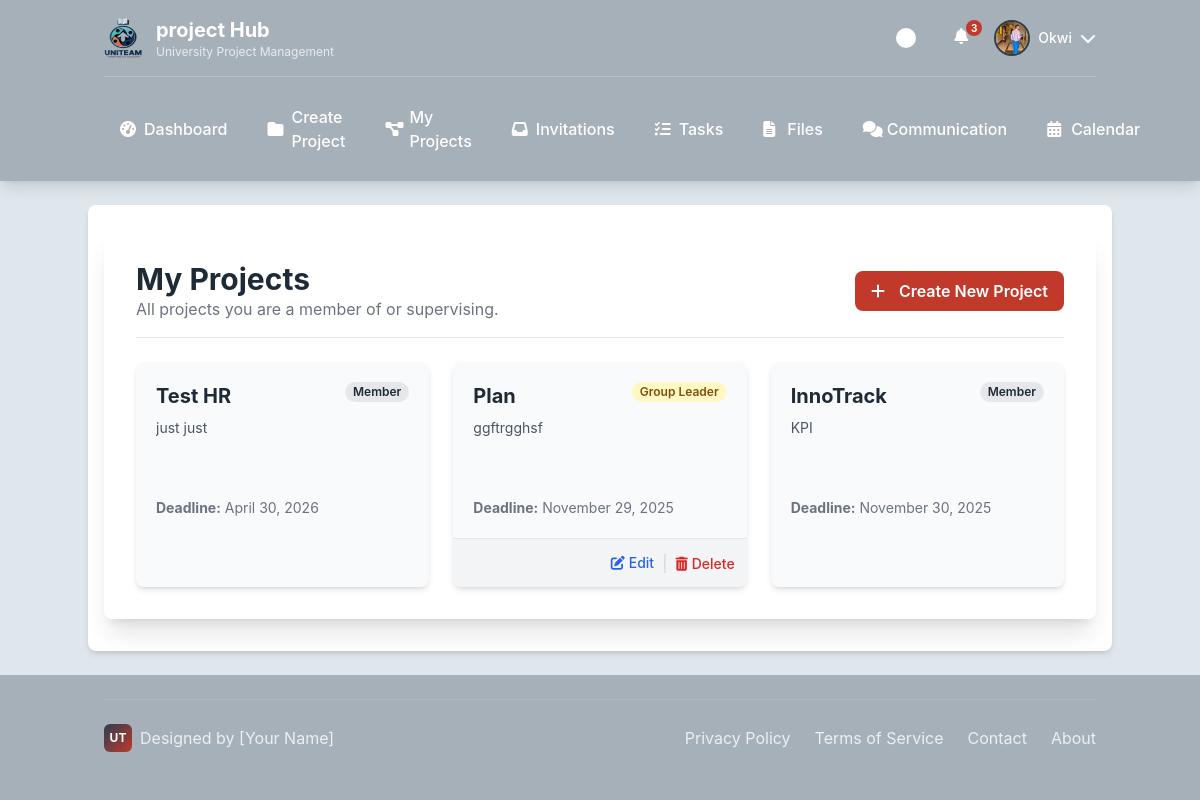
The app's page /projects/my-projects/ (signed in) with its own data.
### users/models.py (models this page shows)
class CustomUser(AbstractUser):
    class Role(models.TextChoices):
        ADMIN = "ADMIN", "Admin"
        LECTURER = "LECTURER", "Lecturer"
        STUDENT = "STUDENT", "Student"
    role = models.CharField(max_length=50, choices=Role.choices)
    avatar = models.ImageField(upload_to='avatars/', null=True, blank=True)
    is_approved = models.BooleanField(default=True)
    phone_number = models.CharField(max_length=20, blank=True)
    def get_full_name(self):
        return f"{self.first_name} {self.last_name}"

### projects/models.py (models this page shows, shortened)
class Project(models.Model):
    class LifecycleStatus(models.TextChoices):
        DRAFT = 'DRAFT', 'Draft'
        ACTIVE = 'ACTIVE', 'Active'
        SUBMITTED = 'SUBMITTED', 'Submitted'
        ARCHIVED = 'ARCHIVED', 'Archived'
    title = models.CharField(max_length=200)
    description = models.TextField()
    course_code = models.CharField(max_length=20, blank=True)
    deadline = models.DateField()
    lifecycle_status = models.CharField(
        max_length=20,
        choices=LifecycleStatus.choices,
        default=LifecycleStatus.ACTIVE,
    )
    supervisor = models.ForeignKey(
        settings.AUTH_USER_MODEL,
        on_delete=models.SET_NULL, null=True, blank=True,
        limit_choices_to={'role': 'LECTURER'}, related_name='supervised_projects'
    )
    template_used = models.ForeignKey(ProjectTemplate, on_delete=models.SET_NULL, null=True, blank=True)
    created_at = models.DateTimeField(auto_now_add=True)
    updated_at = models.DateTimeField(auto_now=True)
    class Meta:
        ordering = ['deadline', '-created_at']

### projects/views.py (the view)
# urls.py: path('my-projects/', views.my_projects_view, name='my_projects'),
@login_required
def my_projects_view(request):
    if request.user.role == CustomUser.Role.LECTURER:
        template_name = 'projects/my_projects_lecturer.html'
    else: # Default to student
        template_name = 'projects/my_projects_student.html'
    member_of_projects = Project.objects.filter(team__members=request.user)
    supervised_projects = Project.objects.filter(supervisor=request.user)
    all_projects_qs = (member_of_projects | supervised_projects).distinct().order_by('-created_at')
    projects_with_roles = all_projects_qs.annotate(
        user_role_in_project=Case(
            When(supervisor=request.user, then=Value('Supervisor')),
            When(team__teammembership__user=request.user, team__teammembership__role='LEADER', then=Value('Group Leader')),
            When(team__teammembership__user=request.user, team__teammembership__role='CO_LEADER', then=Value('Co-Leader')),
            When(team__teammembership__user=request.user, team__teammembership__role='MEMBER', then=Value('Member')),
            default=Value(''),
            output_field=models.CharField(),
        )
    )
    context = {
        'projects': projects_with_roles,
    }
    return render(request, template_name, context)

### templates/projects/my_projects_student.html (shortened to what this page needs)
{% extends "base/base_student.html" %}
{% load static %}
{% block content %}
<div class="surface shadow-xl rounded-lg p-6 md:p-8">
    <div class="flex flex-col sm:flex-row justify-between sm:items-center mb-6 border-b pb-4 gap-4">
        <div>
            <h1 class="text-3xl font-bold">My Projects</h1>
            <p class="text-gray-500">All projects you are a member of or supervising.</p>
        </div>
        <a href="{% url 'create_project' %}" class="btn btn-primary text-white font-semibold py-2 px-4 rounded-lg w-full sm:w-auto text-center">
            <i class="fas fa-plus mr-2"></i>Create New Project
        </a>
    </div>
    <div class="grid grid-cols-1 md:grid-cols-2 lg:grid-cols-3 gap-6">
        {% for project in projects %}
        <div class="card flex flex-col bg-gray-50 dark:bg-gray-700 rounded-lg shadow-md overflow-hidden transition-transform hover:transform hover:-translate-y-1">
            <a href="{% url 'project_dashboard' project.id %}" class="flex-grow p-5">
                <div class="flex justify-between items-start">
                    <h3 class="text-xl font-bold mb-2">{{ project.title }}</h3>
                    <span class="text-xs font-semibold rounded-full px-2 py-0.5
                        {% if project.user_role_in_project == 'Group Leader' %} bg-yellow-100 text-yellow-800
                        {% elif project.user_role_in_project == 'Supervisor' %} bg-blue-100 text-blue-800
                        {% else %} bg-gray-200 text-gray-800 {% endif %}">
                        {{ project.user_role_in_project }}
                    </span>
                </div>
                <p class="text-sm text-gray-600 dark:text-gray-300 mb-4 h-16 overflow-hidden">
                    {{ project.description|truncatewords:20 }}
                </p>
                <div class="text-sm text-gray-500">
                    <strong>Deadline:</strong> {{ project.deadline|date:"F j, Y" }}
                </div>
            </a>
            {% if project.user_role_in_project == 'Group Leader' %}
            <div class="bg-gray-100 dark:bg-gray-800 p-3 border-t flex justify-end items-center space-x-2">
                <a href="{% url 'edit_project' project.id %}" class="text-blue-600 hover:text-blue-800 text-sm font-medium">
                    <i class="fas fa-edit mr-1"></i>Edit
                </a>
                <span class="text-gray-300">|</span>
                <form action="{% url 'delete_project' project.id %}" method="post" onsubmit="return confirm('Are you sure you want to permanently delete this project? This cannot be undone.');">
                    <button type="submit" class="text-red-600 hover:text-red-800 text-sm font-medium">
                        <i class="fas fa-trash-alt mr-1"></i>Delete
                    </button>
                </form>
            </div>
            {% endif %}
        </div>
        {% empty %}
        <div class="col-span-1 md:col-span-2 lg:col-span-3 text-center py-12">
            <p class="text-gray-500">You are not part of any projects yet.</p>
            <a href="{% url 'create_project' %}" class="mt-4 inline-block btn btn-primary text-white font-semibold py-2 px-4 rounded-lg">Create your first project</a>
        </div>
        {% endfor %}
    </div>
</div>
{% endblock %}

### templates/base/base_student.html (shortened to what this page needs)
<!DOCTYPE html>
{% load static %}
<html lang="en">
<head>
    <script src="https://cdn.tailwindcss.com"></script>
    <link rel="stylesheet" href="https://cdnjs.cloudflare.com/ajax/libs/font-awesome/6.4.0/css/all.min.css">
    <link rel="stylesheet" href="{% static 'css/student_base.css' %}">
</head>
<body class="min-h-screen flex flex-col">
    <header class="header-bg text-white shadow-lg">
        <div class="container mx-auto px-4 py-4">
            <div class="flex justify-between items-center">
                <div class="logo-container">
                    <img src="{% static 'images/logo/uniteam_logo (1).png'%}" alt="UniTeam Logo" class="w-10 h-10 rounded-lg" onerror="this.style.display='none'; this.nextElementSibling.style.display='flex';">
                    <div>
                        <h1 class="text-xl font-bold">project Hub</h1>
                        <p class="text-xs opacity-75">University Project Management</p>
                    </div>
                </div>
                <div class="flex items-center space-x-4">
                    <div class="theme-toggle" id="themeToggle" title="Toggle Theme"></div>
                    {% if user.is_authenticated %}
                        <div class="relative cursor-pointer" id="notificationButton" title="Notifications">
                            <i class="fa-solid fa-bell w-6 h-6 text-white hover:text-accent-1 transition-colors"></i>
                            <span class="notification-badge">3</span>
                        </div>
                        <div class="profile-dropdown">
                            <div class="flex items-center gap-2 cursor-pointer" id="profileButton">
                                {% if user.avatar %}
                                    <img src="{{ user.avatar.url }}" alt="{{ user.username }}'s Avatar" class="profile-avatar object-cover">
                                {% else %}
                                    <div class="profile-avatar bg-accent-1 flex items-center justify-center text-white font-bold">
                                        {{ user.first_name.0|default:user.username.0|upper }}
                                    </div>
                                {% endif %}
                                <span class="hidden md:block text-sm font-medium">{{ user.first_name|default:user.username }}</span>
                                <i class="fa-solid fa-chevron-down w-4 h-4 transition-transform" id="profileArrow"></i>
                            </div>
                        </div>
                    {% else %}
                        <div class="flex items-center space-x-3">
                            <a href="#" class="btn btn-secondary">LOGIN</a>
                            <a href="#" class="btn btn-primary">REGISTER</a>
                        </div>
                    {% endif %}
                </div>
            </div>
            {% if user.is_authenticated %}
            <nav class="hidden md:block mt-4 pt-4 border-t border-white border-opacity-20">
                <div class="flex space-x-2">
                    <a href="{% url 'student_dashboard' %}" class="nav-link {% if request.resolver_match.url_name == 'dashboard' %}active{% endif %}">
                        <i class="fa-solid fa-gauge-high w-4 h-4"></i>
                        Dashboard
                    </a>
                    <a href="{% url 'create_project' %}" class="nav-link {% if request.resolver_match.url_name == 'projects' %}active{% endif %}">
                        <i class="fa-solid fa-folder w-4 h-4"></i>
                        Create Project
                    </a>
                    <a href="{% url 'my_projects' %}" class="nav-link {% if request.resolver_match.url_name == 'projects' %}active{% endif %}">
                        <i class="fa-solid fa-diagram-project w-4 h-4"></i>
                        My Projects
                    </a>
                    <a href="{% url 'view_invitations' %}" class="nav-link {% if request.resolver_match.url_name == 'invitations' %}active{% endif %}">
                        <i class="fa-solid fa-inbox w-4 h-4"></i>
                        Invitations
                    </a>
                    <a href="" class="nav-link {% if request.resolver_match.url_name == 'tasks' %}active{% endif %}">
                        <i class="fa-solid fa-list-check w-4 h-4"></i>
                        Tasks
                    </a>
                    <a href="#" class="nav-link {% if request.resolver_match.url_name == 'files' %}active{% endif %}">
                        <i class="fa-solid fa-file-lines w-4 h-4"></i>
                        Files
                    </a>
                    <a href="#" class="nav-link {% if request.resolver_match.url_name == 'communication' %}active{% endif %}">
                        <i class="fa-solid fa-comments w-4 h-4"></i>
                        Communication
                    </a>
                    <a href="#" class="nav-link {% if request.resolver_match.url_name == 'calendar' %}active{% endif %}">
                        <i class="fa-solid fa-calendar-days w-4 h-4"></i>
                        Calendar
                    </a>
                </div>
            </nav>
            {% endif %}
        </div>
    </header>
    <main class="flex-grow container mx-auto px-4 py-6 surface shadow-md my-6 rounded-lg">
        {% block content %}{% endblock %}
    </main>
    {% if user.is_authenticated %}
    <footer class="footer-bg text-white py-6 mt-auto">
        <div class="container mx-auto px-4">
            <div class="footer-content">
                <div class="personal-branding">
                    <div class="personal-logo">UT</div>
                    <span>Designed by [Your Name]</span>
                </div>
                <div class="footer-links">
                    <a href="#">Privacy Policy</a>
                    <a href="#">Terms of Service</a>
                    <a href="#">Contact</a>
                    <a href="#">About</a>
                </div>
            </div>
        </div>
    </footer>
    {% endif %}
</body>
</html>

### static/css/student_base.css (style rules this page uses)
:root { --light-gray: #DFE6EC; --dark-gray: #A6B0B9; --accent-1: #C0392B; --accent-2: #2C3E50; --text-dark: #1E2A35; --background: var(--light-gray); --surface: #ffffff; --header-bg: var(--dark-gray); --footer-bg: var(--dark-gray); }
body { background-color: var(--background); color: var(--text-dark); transition: all 0.3s ease; font-family: 'Inter', system-ui, -apple-system, sans-serif; }
.header-bg { background-color: var(--header-bg); }
.footer-bg { background-color: var(--footer-bg); }
.surface { background-color: var(--surface); }
.logo-container { display: flex; align-items: center; gap: 12px; }
.nav-link { position: relative; padding: 12px 16px; border-radius: 6px; transition: all 0.2s ease; font-weight: 500; display: flex; align-items: center; gap: 8px; }
.profile-dropdown { position: relative; }
.profile-avatar { width: 36px; height: 36px; border-radius: 50%; border: 2px solid var(--accent-2); cursor: pointer; transition: all 0.2s ease; }
.btn { display: inline-flex; align-items: center; gap: 6px; padding: 10px 20px; border-radius: 6px; font-weight: 500; text-decoration: none; transition: all 0.2s ease; cursor: pointer; border: none; }
.btn-primary { background-color: var(--accent-1); color: white; }
.theme-toggle { width: 44px; height: 24px; background-color: var(--dark-gray); border-radius: 12px; position: relative; cursor: pointer; transition: background-color 0.3s ease; }
.theme-toggle::before { content: ''; position: absolute; top: 2px; left: 2px; width: 20px; height: 20px; background-color: white; border-radius: 50%; transition: transform 0.3s ease; }
.footer-content { display: flex; justify-content: space-between; align-items: center; padding: 24px 0; border-top: 1px solid rgba(255,255,255,0.1); }
.footer-links { display: flex; gap: 24px; }
.footer-links a { color: rgba(255,255,255,0.8); text-decoration: none; transition: color 0.2s ease; }
.personal-branding { display: flex; align-items: center; gap: 8px; color: rgba(255,255,255,0.8); }
.personal-logo { width: 28px; height: 28px; background: linear-gradient(135deg, var(--accent-2), var(--accent-1)); border-radius: 6px; display: flex; align-items: center; justify-content: center; color: white; font-weight: bold; font-size: 12px; }
.notification-badge { position: absolute; top: -4px; right: -4px; background-color: var(--accent-1); color: white; font-size: 10px; font-weight: bold; border-radius: 10px; min-width: 16px; height: 16px; display: flex; align-items: center; justify-content: center; padding: 0 4px; }

### records on screen
CustomUser: avatar (picture), first_name "Okwi"
Project: title "Test HR", user_role_in_project "Member", description "just just", deadline "April 30, 2026"
Project: title "Plan", user_role_in_project "Group Leader", description "ggftrgghsf", deadline "November 29, 2025", shows "Edit"
Project: title "InnoTrack", user_role_in_project "Member", description "KPI", deadline "November 30, 2025"
